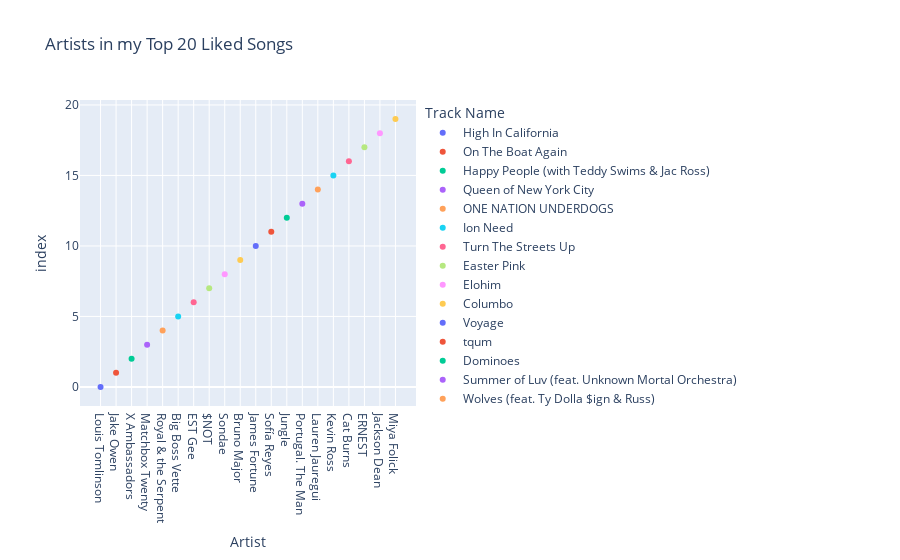
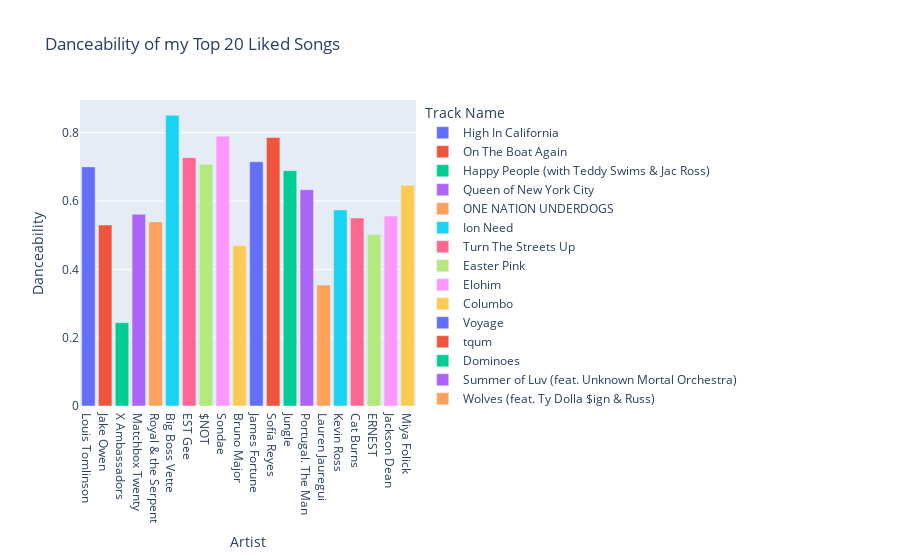

Notebook code for these charts, in order:
### Markdown cell above
#### *Create visualizations and complete your own analysis of the songs in your playlist.*

### Code cell
fig = px.scatter(df_liked_songs, x='Artist', color='Track Name', title='Artists in my Top 20 Liked Songs')
fig.show()
fig = px.bar(df_liked_songs, x='Artist', y='Danceability', color='Track Name', title='Danceability of my Top 20 Liked Songs')
fig.show()
print("Playlist Danceability Score:", df_liked_songs['Danceability'].mean())

### Figure 1 — Plotly figure (JSON) as saved in the notebook; plotly's stock layout.template omitted (floating-point values rounded to 4 significant figures)
{"data": [{"hovertemplate": "Track Name=High In California<br>Artist=%{x}<br>index=%{y}<extra></extra>", "legendgroup": "High In California", "marker": {"color": "#636efa", "symbol": "circle"}, "mode": "markers", "name": "High In California", "orientation": "h", "showlegend": true, "type": "scatter", "x": ["Louis Tomlinson"], "xaxis": "x", "y": [0], "yaxis": "y"}, {"hovertemplate": "Track Name=On The Boat Again<br>Artist=%{x}<br>index=%{y}<extra></extra>", "legendgroup": "On The Boat Again", "marker": {"color": "#EF553B", "symbol": "circle"}, "mode": "markers", "name": "On The Boat Again", "orientation": "h", "showlegend": true, "type": "scatter", "x": ["Jake Owen"], "xaxis": "x", "y": [1], "yaxis": "y"}, {"hovertemplate": "Track Name=Happy People (with Teddy Swims & Jac Ross)<br>Artist=%{x}<br>index=%{y}<extra></extra>", "legendgroup": "Happy People (with Teddy Swims & Jac Ross)", "marker": {"color": "#00cc96", "symbol": "circle"}, "mode": "markers", "name": "Happy People (with Teddy Swims & Jac Ross)", "orientation": "h", "showlegend": true, "type": "scatter", "x": ["X Ambassadors"], "xaxis": "x", "y": [2], "yaxis": "y"}, {"hovertemplate": "Track Name=Queen of New York City<br>Artist=%{x}<br>index=%{y}<extra></extra>", "legendgroup": "Queen of New York City", "marker": {"color": "#ab63fa", "symbol": "circle"}, "mode": "markers", "name": "Queen of New York City", "orientation": "h", "showlegend": true, "type": "scatter", "x": ["Matchbox Twenty"], "xaxis": "x", "y": [3], "yaxis": "y"}, {"hovertemplate": "Track Name=ONE NATION UNDERDOGS<br>Artist=%{x}<br>index=%{y}<extra></extra>", "legendgroup": "ONE NATION UNDERDOGS", "marker": {"color": "#FFA15A", "symbol": "circle"}, "mode": "markers", "name": "ONE NATION UNDERDOGS", "orientation": "h", "showlegend": true, "type": "scatter", "x": ["Royal & the Serpent"], "xaxis": "x", "y": [4], "yaxis": "y"}, {"hovertemplate": "Track Name=Ion Need<br>Artist=%{x}<br>index=%{y}<extra></extra>", "legendgroup": "Ion Need", "marker": {"color": "#19d3f3", "symbol": "circle"}, "mode": "markers", "name": "Ion Need", "orientation": "h", "showlegend": true, "type": "scatter", "x": ["Big Boss Vette"], "xaxis": "x", "y": [5], "yaxis": "y"}, {"hovertemplate": "Track Name=Turn The Streets Up<br>Artist=%{x}<br>index=%{y}<extra></extra>", "legendgroup": "Turn The Streets Up", "marker": {"color": "#FF6692", "symbol": "circle"}, "mode": "markers", "name": "Turn The Streets Up", "orientation": "h", "showlegend": true, "type": "scatter", "x": ["EST Gee"], "xaxis": "x", "y": [6], "yaxis": "y"}, {"hovertemplate": "Track Name=Easter Pink<br>Artist=%{x}<br>index=%{y}<extra></extra>", "legendgroup": "Easter Pink", "marker": {"color": "#B6E880", "symbol": "circle"}, "mode": "markers", "name": "Easter Pink", "orientation": "h", "showlegend": true, "type": "scatter", "x": ["$NOT"], "xaxis": "x", "y": [7], "yaxis": "y"}, {"hovertemplate": "Track Name=Elohim<br>Artist=%{x}<br>index=%{y}<extra></extra>", "legendgroup": "Elohim", "marker": {"color": "#FF97FF", "symbol": "circle"}, "mode": "markers", "name": "Elohim", "orientation": "h", "showlegend": true, "type": "scatter", "x": ["Sondae"], "xaxis": "x", "y": [8], "yaxis": "y"}, {"hovertemplate": "Track Name=Columbo<br>Artist=%{x}<br>index=%{y}<extra></extra>", "legendgroup": "Columbo", "marker": {"color": "#FECB52", "symbol": "circle"}, "mode": "markers", "name": "Columbo", "orientation": "h", "showlegend": true, "type": "scatter", "x": ["Bruno Major"], "xaxis": "x", "y": [9], "yaxis": "y"}, {"hovertemplate": "Track Name=Voyage<br>Artist=%{x}<br>index=%{y}<extra></extra>", "legendgroup": "Voyage", "marker": {"color": "#636efa", "symbol": "circle"}, "mode": "markers", "name": "Voyage", "orientation": "h", "showlegend": true, "type": "scatter", "x": ["James Fortune"], "xaxis": "x", "y": [10], "yaxis": "y"}, {"hovertemplate": "Track Name=tqum<br>Artist=%{x}<br>index=%{y}<extra></extra>", "legendgroup": "tqum", "marker": {"color": "#EF553B", "symbol": "circle"}, "mode": "markers", "name": "tqum", "orientation": "h", "showlegend": true, "type": "scatter", "x": ["Sofía Reyes"], "xaxis": "x", "y": [11], "yaxis": "y"}, {"hovertemplate": "Track Name=Dominoes<br>Artist=%{x}<br>index=%{y}<extra></extra>", "legendgroup": "Dominoes", "marker": {"color": "#00cc96", "symbol": "circle"}, "mode": "markers", "name": "Dominoes", "orientation": "h", "showlegend": true, "type": "scatter", "x": ["Jungle"], "xaxis": "x", "y": [12], "yaxis": "y"}, {"hovertemplate": "Track Name=Summer of Luv (feat. Unknown Mortal Orchestra)<br>Artist=%{x}<br>index=%{y}<extra></extra>", "legendgroup": "Summer of Luv (feat. Unknown Mortal Orchestra)", "marker": {"color": "#ab63fa", "symbol": "circle"}, "mode": "markers", "name": "Summer of Luv (feat. Unknown Mortal Orchestra)", "orientation": "h", "showlegend": true, "type": "scatter", "x": ["Portugal. The Man"], "xaxis": "x", "y": [13], "yaxis": "y"}, {"hovertemplate": "Track Name=Wolves (feat. Ty Dolla $ign & Russ)<br>Artist=%{x}<br>index=%{y}<extra></extra>", "legendgroup": "Wolves (feat. Ty Dolla $ign & Russ)", "marker": {"color": "#FFA15A", "symbol": "circle"}, "mode": "markers", "name": "Wolves (feat. Ty Dolla $ign & Russ)", "orientation": "h", "showlegend": true, "type": "scatter", "x": ["Lauren Jauregui"], "xaxis": "x", "y": [14], "yaxis": "y"}, {"hovertemplate": "Track Name=Cocoa<br>Artist=%{x}<br>index=%{y}<extra></extra>", "legendgroup": "Cocoa", "marker": {"color": "#19d3f3", "symbol": "circle"}, "mode": "markers", "name": "Cocoa", "orientation": "h", "showlegend": true, "type": "scatter", "x": ["Kevin Ross"], "xaxis": "x", "y": [15], "yaxis": "y"}, {"hovertemplate": "Track Name=you don't love me anymore<br>Artist=%{x}<br>index=%{y}<extra></extra>", "legendgroup": "you don't love me anymore", "marker": {"color": "#FF6692", "symbol": "circle"}, "mode": "markers", "name": "you don't love me anymore", "orientation": "h", "showlegend": true, "type": "scatter", "x": ["Cat Burns"], "xaxis": "x", "y": [16], "yaxis": "y"}, {"hovertemplate": "Track Name=Night Life - (Hot Country Artists to Watch) - Spotify Singles<br>Artist=%{x}<br>index=%{y}<extra></extra>", "legendgroup": "Night Life - (Hot Country Artists to Watch) - Spotify Singles", "marker": {"color": "#B6E880", "symbol": "circle"}, "mode": "markers", "name": "Night Life - (Hot Country Artists to Watch) - Spotify Singles", "orientation": "h", "showlegend": true, "type": "scatter", "x": ["ERNEST"], "xaxis": "x", "y": [17], "yaxis": "y"}, {"hovertemplate": "Track Name=Girl from the North Country - (Hot Country Artists to Watch) - Spotify Singles<br>Artist=%{x}<br>index=%{y}<extra></extra>", "legendgroup": "Girl from the North Country - (Hot Country Artists to Watch) - Spotify Singles", "marker": {"color": "#FF97FF", "symbol": "circle"}, "mode": "markers", "name": "Girl from the North Country - (Hot Country Artists to Watch) - Spotify Singles", "orientation": "h", "showlegend": true, "type": "scatter", "x": ["Jackson Dean"], "xaxis": "x", "y": [18], "yaxis": "y"}, {"hovertemplate": "Track Name=Shortstop<br>Artist=%{x}<br>index=%{y}<extra></extra>", "legendgroup": "Shortstop", "marker": {"color": "#FECB52", "symbol": "circle"}, "mode": "markers", "name": "Shortstop", "orientation": "h", "showlegend": true, "type": "scatter", "x": ["Miya Folick"], "xaxis": "x", "y": [19], "yaxis": "y"}], "layout": {"legend": {"title": {"text": "Track Name"}, "tracegroupgap": 0}, "title": {"text": "Artists in my Top 20 Liked Songs"}, "xaxis": {"anchor": "y", "domain": [0, 1], "title": {"text": "Artist"}}, "yaxis": {"anchor": "x", "domain": [0, 1], "title": {"text": "index"}}}}

### Figure 2 — Plotly figure (JSON) as saved in the notebook; plotly's stock layout.template omitted (floating-point values rounded to 4 significant figures)
{"data": [{"alignmentgroup": "True", "hovertemplate": "Track Name=High In California<br>Artist=%{x}<br>Danceability=%{y}<extra></extra>", "legendgroup": "High In California", "marker": {"color": "#636efa", "pattern": {"shape": ""}}, "name": "High In California", "offsetgroup": "High In California", "orientation": "v", "showlegend": true, "textposition": "auto", "type": "bar", "x": ["Louis Tomlinson"], "xaxis": "x", "y": [0.7], "yaxis": "y"}, {"alignmentgroup": "True", "hovertemplate": "Track Name=On The Boat Again<br>Artist=%{x}<br>Danceability=%{y}<extra></extra>", "legendgroup": "On The Boat Again", "marker": {"color": "#EF553B", "pattern": {"shape": ""}}, "name": "On The Boat Again", "offsetgroup": "On The Boat Again", "orientation": "v", "showlegend": true, "textposition": "auto", "type": "bar", "x": ["Jake Owen"], "xaxis": "x", "y": [0.53], "yaxis": "y"}, {"alignmentgroup": "True", "hovertemplate": "Track Name=Happy People (with Teddy Swims & Jac Ross)<br>Artist=%{x}<br>Danceability=%{y}<extra></extra>", "legendgroup": "Happy People (with Teddy Swims & Jac Ross)", "marker": {"color": "#00cc96", "pattern": {"shape": ""}}, "name": "Happy People (with Teddy Swims & Jac Ross)", "offsetgroup": "Happy People (with Teddy Swims & Jac Ross)", "orientation": "v", "showlegend": true, "textposition": "auto", "type": "bar", "x": ["X Ambassadors"], "xaxis": "x", "y": [0.244], "yaxis": "y"}, {"alignmentgroup": "True", "hovertemplate": "Track Name=Queen of New York City<br>Artist=%{x}<br>Danceability=%{y}<extra></extra>", "legendgroup": "Queen of New York City", "marker": {"color": "#ab63fa", "pattern": {"shape": ""}}, "name": "Queen of New York City", "offsetgroup": "Queen of New York City", "orientation": "v", "showlegend": true, "textposition": "auto", "type": "bar", "x": ["Matchbox Twenty"], "xaxis": "x", "y": [0.561], "yaxis": "y"}, {"alignmentgroup": "True", "hovertemplate": "Track Name=ONE NATION UNDERDOGS<br>Artist=%{x}<br>Danceability=%{y}<extra></extra>", "legendgroup": "ONE NATION UNDERDOGS", "marker": {"color": "#FFA15A", "pattern": {"shape": ""}}, "name": "ONE NATION UNDERDOGS", "offsetgroup": "ONE NATION UNDERDOGS", "orientation": "v", "showlegend": true, "textposition": "auto", "type": "bar", "x": ["Royal & the Serpent"], "xaxis": "x", "y": [0.539], "yaxis": "y"}, {"alignmentgroup": "True", "hovertemplate": "Track Name=Ion Need<br>Artist=%{x}<br>Danceability=%{y}<extra></extra>", "legendgroup": "Ion Need", "marker": {"color": "#19d3f3", "pattern": {"shape": ""}}, "name": "Ion Need", "offsetgroup": "Ion Need", "orientation": "v", "showlegend": true, "textposition": "auto", "type": "bar", "x": ["Big Boss Vette"], "xaxis": "x", "y": [0.851], "yaxis": "y"}, {"alignmentgroup": "True", "hovertemplate": "Track Name=Turn The Streets Up<br>Artist=%{x}<br>Danceability=%{y}<extra></extra>", "legendgroup": "Turn The Streets Up", "marker": {"color": "#FF6692", "pattern": {"shape": ""}}, "name": "Turn The Streets Up", "offsetgroup": "Turn The Streets Up", "orientation": "v", "showlegend": true, "textposition": "auto", "type": "bar", "x": ["EST Gee"], "xaxis": "x", "y": [0.727], "yaxis": "y"}, {"alignmentgroup": "True", "hovertemplate": "Track Name=Easter Pink<br>Artist=%{x}<br>Danceability=%{y}<extra></extra>", "legendgroup": "Easter Pink", "marker": {"color": "#B6E880", "pattern": {"shape": ""}}, "name": "Easter Pink", "offsetgroup": "Easter Pink", "orientation": "v", "showlegend": true, "textposition": "auto", "type": "bar", "x": ["$NOT"], "xaxis": "x", "y": [0.708], "yaxis": "y"}, {"alignmentgroup": "True", "hovertemplate": "Track Name=Elohim<br>Artist=%{x}<br>Danceability=%{y}<extra></extra>", "legendgroup": "Elohim", "marker": {"color": "#FF97FF", "pattern": {"shape": ""}}, "name": "Elohim", "offsetgroup": "Elohim", "orientation": "v", "showlegend": true, "textposition": "auto", "type": "bar", "x": ["Sondae"], "xaxis": "x", "y": [0.79], "yaxis": "y"}, {"alignmentgroup": "True", "hovertemplate": "Track Name=Columbo<br>Artist=%{x}<br>Danceability=%{y}<extra></extra>", "legendgroup": "Columbo", "marker": {"color": "#FECB52", "pattern": {"shape": ""}}, "name": "Columbo", "offsetgroup": "Columbo", "orientation": "v", "showlegend": true, "textposition": "auto", "type": "bar", "x": ["Bruno Major"], "xaxis": "x", "y": [0.469], "yaxis": "y"}, {"alignmentgroup": "True", "hovertemplate": "Track Name=Voyage<br>Artist=%{x}<br>Danceability=%{y}<extra></extra>", "legendgroup": "Voyage", "marker": {"color": "#636efa", "pattern": {"shape": ""}}, "name": "Voyage", "offsetgroup": "Voyage", "orientation": "v", "showlegend": true, "textposition": "auto", "type": "bar", "x": ["James Fortune"], "xaxis": "x", "y": [0.715], "yaxis": "y"}, {"alignmentgroup": "True", "hovertemplate": "Track Name=tqum<br>Artist=%{x}<br>Danceability=%{y}<extra></extra>", "legendgroup": "tqum", "marker": {"color": "#EF553B", "pattern": {"shape": ""}}, "name": "tqum", "offsetgroup": "tqum", "orientation": "v", "showlegend": true, "textposition": "auto", "type": "bar", "x": ["Sofía Reyes"], "xaxis": "x", "y": [0.786], "yaxis": "y"}, {"alignmentgroup": "True", "hovertemplate": "Track Name=Dominoes<br>Artist=%{x}<br>Danceability=%{y}<extra></extra>", "legendgroup": "Dominoes", "marker": {"color": "#00cc96", "pattern": {"shape": ""}}, "name": "Dominoes", "offsetgroup": "Dominoes", "orientation": "v", "showlegend": true, "textposition": "auto", "type": "bar", "x": ["Jungle"], "xaxis": "x", "y": [0.689], "yaxis": "y"}, {"alignmentgroup": "True", "hovertemplate": "Track Name=Summer of Luv (feat. Unknown Mortal Orchestra)<br>Artist=%{x}<br>Danceability=%{y}<extra></extra>", "legendgroup": "Summer of Luv (feat. Unknown Mortal Orchestra)", "marker": {"color": "#ab63fa", "pattern": {"shape": ""}}, "name": "Summer of Luv (feat. Unknown Mortal Orchestra)", "offsetgroup": "Summer of Luv (feat. Unknown Mortal Orchestra)", "orientation": "v", "showlegend": true, "textposition": "auto", "type": "bar", "x": ["Portugal. The Man"], "xaxis": "x", "y": [0.633], "yaxis": "y"}, {"alignmentgroup": "True", "hovertemplate": "Track Name=Wolves (feat. Ty Dolla $ign & Russ)<br>Artist=%{x}<br>Danceability=%{y}<extra></extra>", "legendgroup": "Wolves (feat. Ty Dolla $ign & Russ)", "marker": {"color": "#FFA15A", "pattern": {"shape": ""}}, "name": "Wolves (feat. Ty Dolla $ign & Russ)", "offsetgroup": "Wolves (feat. Ty Dolla $ign & Russ)", "orientation": "v", "showlegend": true, "textposition": "auto", "type": "bar", "x": ["Lauren Jauregui"], "xaxis": "x", "y": [0.354], "yaxis": "y"}, {"alignmentgroup": "True", "hovertemplate": "Track Name=Cocoa<br>Artist=%{x}<br>Danceability=%{y}<extra></extra>", "legendgroup": "Cocoa", "marker": {"color": "#19d3f3", "pattern": {"shape": ""}}, "name": "Cocoa", "offsetgroup": "Cocoa", "orientation": "v", "showlegend": true, "textposition": "auto", "type": "bar", "x": ["Kevin Ross"], "xaxis": "x", "y": [0.574], "yaxis": "y"}, {"alignmentgroup": "True", "hovertemplate": "Track Name=you don't love me anymore<br>Artist=%{x}<br>Danceability=%{y}<extra></extra>", "legendgroup": "you don't love me anymore", "marker": {"color": "#FF6692", "pattern": {"shape": ""}}, "name": "you don't love me anymore", "offsetgroup": "you don't love me anymore", "orientation": "v", "showlegend": true, "textposition": "auto", "type": "bar", "x": ["Cat Burns"], "xaxis": "x", "y": [0.55], "yaxis": "y"}, {"alignmentgroup": "True", "hovertemplate": "Track Name=Night Life - (Hot Country Artists to Watch) - Spotify Singles<br>Artist=%{x}<br>Danceability=%{y}<extra></extra>", "legendgroup": "Night Life - (Hot Country Artists to Watch) - Spotify Singles", "marker": {"color": "#B6E880", "pattern": {"shape": ""}}, "name": "Night Life - (Hot Country Artists to Watch) - Spotify Singles", "offsetgroup": "Night Life - (Hot Country Artists to Watch) - Spotify Singles", "orientation": "v", "showlegend": true, "textposition": "auto", "type": "bar", "x": ["ERNEST"], "xaxis": "x", "y": [0.502], "yaxis": "y"}, {"alignmentgroup": "True", "hovertemplate": "Track Name=Girl from the North Country - (Hot Country Artists to Watch) - Spotify Singles<br>Artist=%{x}<br>Danceability=%{y}<extra></extra>", "legendgroup": "Girl from the North Country - (Hot Country Artists to Watch) - Spotify Singles", "marker": {"color": "#FF97FF", "pattern": {"shape": ""}}, "name": "Girl from the North Country - (Hot Country Artists to Watch) - Spotify Singles", "offsetgroup": "Girl from the North Country - (Hot Country Artists to Watch) - Spotify Singles", "orientation": "v", "showlegend": true, "textposition": "auto", "type": "bar", "x": ["Jackson Dean"], "xaxis": "x", "y": [0.556], "yaxis": "y"}, {"alignmentgroup": "True", "hovertemplate": "Track Name=Shortstop<br>Artist=%{x}<br>Danceability=%{y}<extra></extra>", "legendgroup": "Shortstop", "marker": {"color": "#FECB52", "pattern": {"shape": ""}}, "name": "Shortstop", "offsetgroup": "Shortstop", "orientation": "v", "showlegend": true, "textposition": "auto", "type": "bar", "x": ["Miya Folick"], "xaxis": "x", "y": [0.646], "yaxis": "y"}], "layout": {"barmode": "relative", "legend": {"title": {"text": "Track Name"}, "tracegroupgap": 0}, "title": {"text": "Danceability of my Top 20 Liked Songs"}, "xaxis": {"anchor": "y", "domain": [0, 1], "title": {"text": "Artist"}}, "yaxis": {"anchor": "x", "domain": [0, 1], "title": {"text": "Danceability"}}}}
